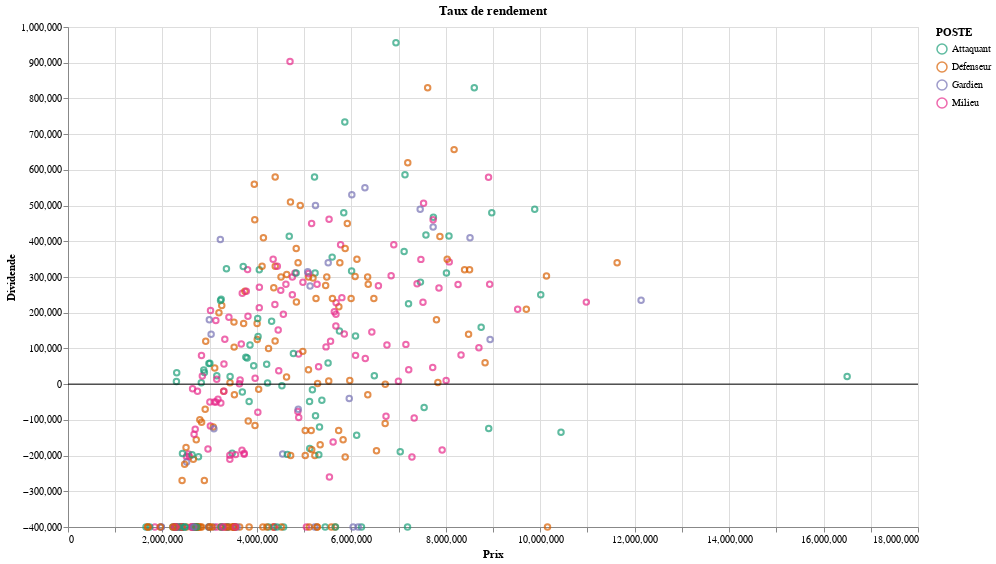

The notebook cell saved with this chart:
### Code cell
# Graphique
base = alt.Chart(df, title=["Taux de rendement"]).mark_point().encode(
    x=alt.X('PRIX:Q', title='Prix'),
    y=alt.Y("DIVIDENDE:Q", title='Dividende'),
    color=alt.Color("POSTE:N", scale=alt.Scale(scheme='dark2')),
).properties(
    width=850,
    height=500,
)

# ligne horizontale a 0
rule = alt.Chart(pd.DataFrame({'y': [0]})).mark_rule(color='black').encode(
    y='y:Q'
)


base + rule

### Figure 1 — Vega-Lite specification as saved in the notebook (floating-point values rounded to 4 significant figures; data arrays with more than 128 entries replaced by an {"elided": "..."} marker saying what was removed)
{"config": {"view": {"continuousWidth": 300, "continuousHeight": 300}}, "layer": [{"data": {"name": "data-4fcd960e099cc34d6d37ce580c793a88"}, "mark": {"type": "point"}, "encoding": {"color": {"field": "POSTE", "scale": {"scheme": "dark2"}, "type": "nominal"}, "x": {"field": "PRIX", "title": "Prix", "type": "quantitative"}, "y": {"field": "DIVIDENDE", "title": "Dividende", "type": "quantitative"}}, "title": ["Taux de rendement"]}, {"data": {"name": "data-06fd9f850666401b4599de5588b60692"}, "mark": {"type": "rule", "color": "black"}, "encoding": {"y": {"field": "y", "type": "quantitative"}}}], "height": 500, "width": 850, "$schema": "https://vega.github.io/schema/vega-lite/v5.8.0.json", "datasets": {"data-4fcd960e099cc34d6d37ce580c793a88": {"elided": "392 records"}, "data-06fd9f850666401b4599de5588b60692": [{"y": 0}]}}
